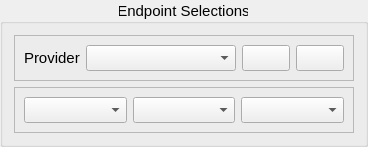
    <widget class="QGroupBox" name="groupBox_4">
     <property name="sizePolicy">
      <sizepolicy hsizetype="Preferred" vsizetype="Fixed">
       <horstretch>0</horstretch>
       <verstretch>0</verstretch>
      </sizepolicy>
     </property>
     <property name="font">
      <font>
       <pointsize>11</pointsize>
      </font>
     </property>
     <property name="title">
      <string>Endpoint Selections</string>
     </property>
     <property name="alignment">
      <set>Qt::AlignCenter</set>
     </property>
     <property name="flat">
      <bool>true</bool>
     </property>
     <layout class="QGridLayout" name="gridLayout_2">
      <item row="0" column="0">
       <widget class="QFrame" name="frame_2">
        <property name="frameShape">
         <enum>QFrame::StyledPanel</enum>
        </property>
        <property name="frameShadow">
         <enum>QFrame::Raised</enum>
        </property>
        <layout class="QGridLayout" name="gridLayout_4">
         <item row="0" column="1">
          <widget class="QComboBox" name="provider_combo">
           <property name="sizePolicy">
            <sizepolicy hsizetype="Expanding" vsizetype="Fixed">
             <horstretch>0</horstretch>
             <verstretch>0</verstretch>
            </sizepolicy>
           </property>
           <property name="minimumSize">
            <size>
             <width>150</width>
             <height>25</height>
            </size>
           </property>
          </widget>
         </item>
         <item row="0" column="0">
          <widget class="QLabel" name="label_15">
           <property name="text">
            <string>Provider</string>
           </property>
          </widget>
         </item>
         <item row="0" column="2">
          <widget class="QPushButton" name="provider_refresh">
           <property name="sizePolicy">
            <sizepolicy hsizetype="Fixed" vsizetype="Fixed">
             <horstretch>0</horstretch>
             <verstretch>0</verstretch>
            </sizepolicy>
           </property>
           <property name="toolTip">
            <string>Refresh the provider list. Needed after a provider was added or deleted.</string>
           </property>
           <property name="text">
            <string/>
           </property>
           <property name="icon">
            <iconset resource="resources.qrc">
             <normaloff>:/plugins/OhsomeQgis/img/icon_refresh.png</normaloff>:/plugins/OhsomeQgis/img/icon_refresh.png</iconset>
           </property>
          </widget>
         </item>
         <item row="0" column="3">
          <widget class="QPushButton" name="provider_config">
           <property name="sizePolicy">
            <sizepolicy hsizetype="Fixed" vsizetype="Fixed">
             <horstretch>0</horstretch>
             <verstretch>0</verstretch>
            </sizepolicy>
           </property>
           <property name="toolTip">
            <string>Shortcut to Web ► ORS Tools ► Provider Settings</string>
           </property>
           <property name="text">
            <string/>
           </property>
           <property name="icon">
            <iconset resource="resources.qrc">
             <normaloff>:/plugins/OhsomeQgis/img/icon_settings.png</normaloff>:/plugins/OhsomeQgis/img/icon_settings.png</iconset>
           </property>
          </widget>
         </item>
        </layout>
       </widget>
      </item>
      <item row="2" column="0">
       <widget class="QFrame" name="frame_3">
        <property name="frameShape">
         <enum>QFrame::StyledPanel</enum>
        </property>
        <property name="frameShadow">
         <enum>QFrame::Raised</enum>
        </property>
        <layout class="QHBoxLayout" name="horizontalLayout_7">
         <item>
          <widget class="QComboBox" name="ohsome_spec_selection_combo">
           <property name="toolTip">
            <string>Ohsome Endpoint</string>
           </property>
          </widget>
         </item>
         <item>
          <widget class="QComboBox" name="ohsome_spec_preference_combo">
           <property name="toolTip">
            <string>Request preference</string>
           </property>
           <property name="placeholderText">
            <string>Spec</string>
           </property>
          </widget>
         </item>
         <item>
          <widget class="QComboBox" name="ohsome_spec_preference_specification">
           <property name="toolTip">
            <string>Request preference</string>
           </property>
          </widget>
         </item>
        </layout>
       </widget>
      </item>
     </layout>
    </widget>
